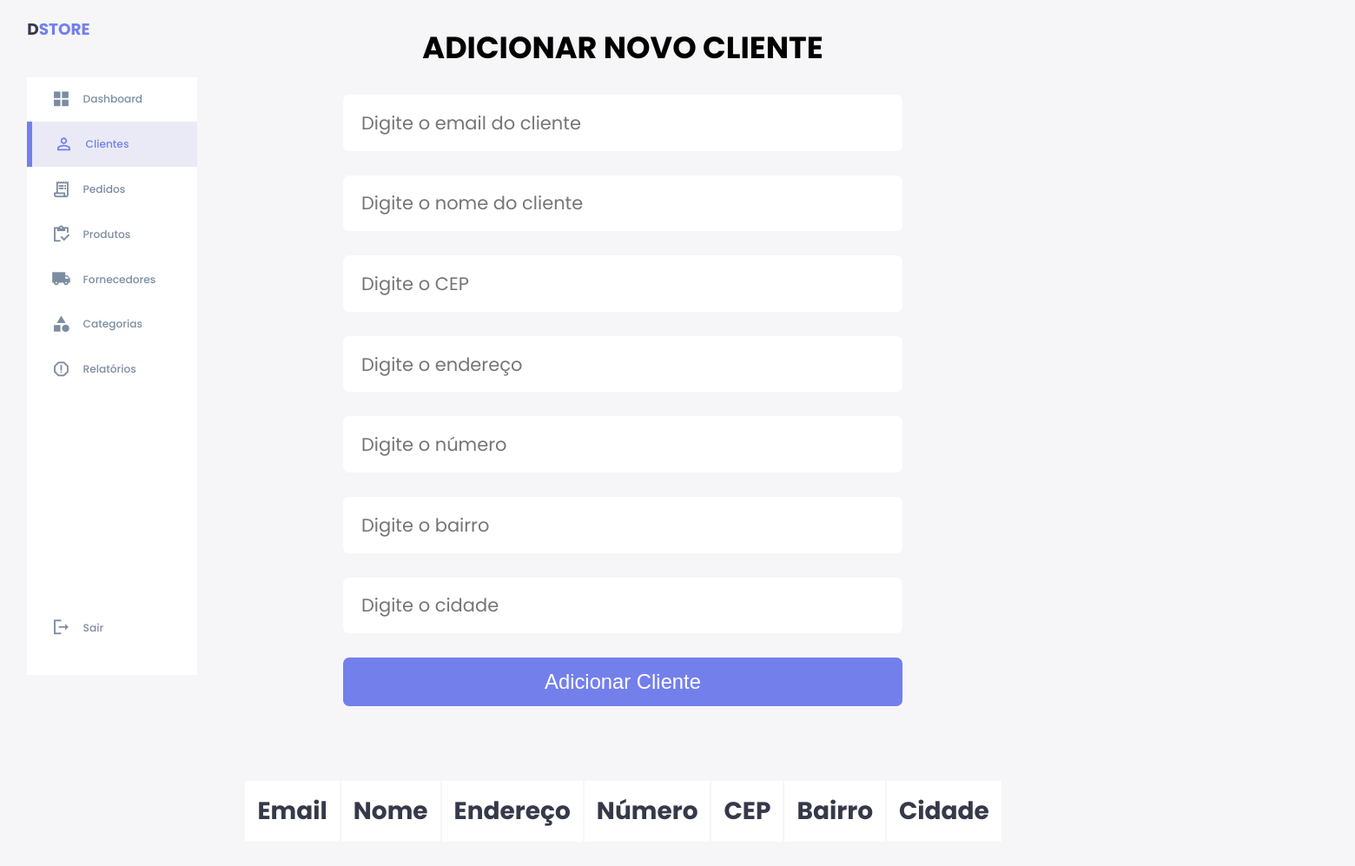
Before: /addCliente.php with the older database file.
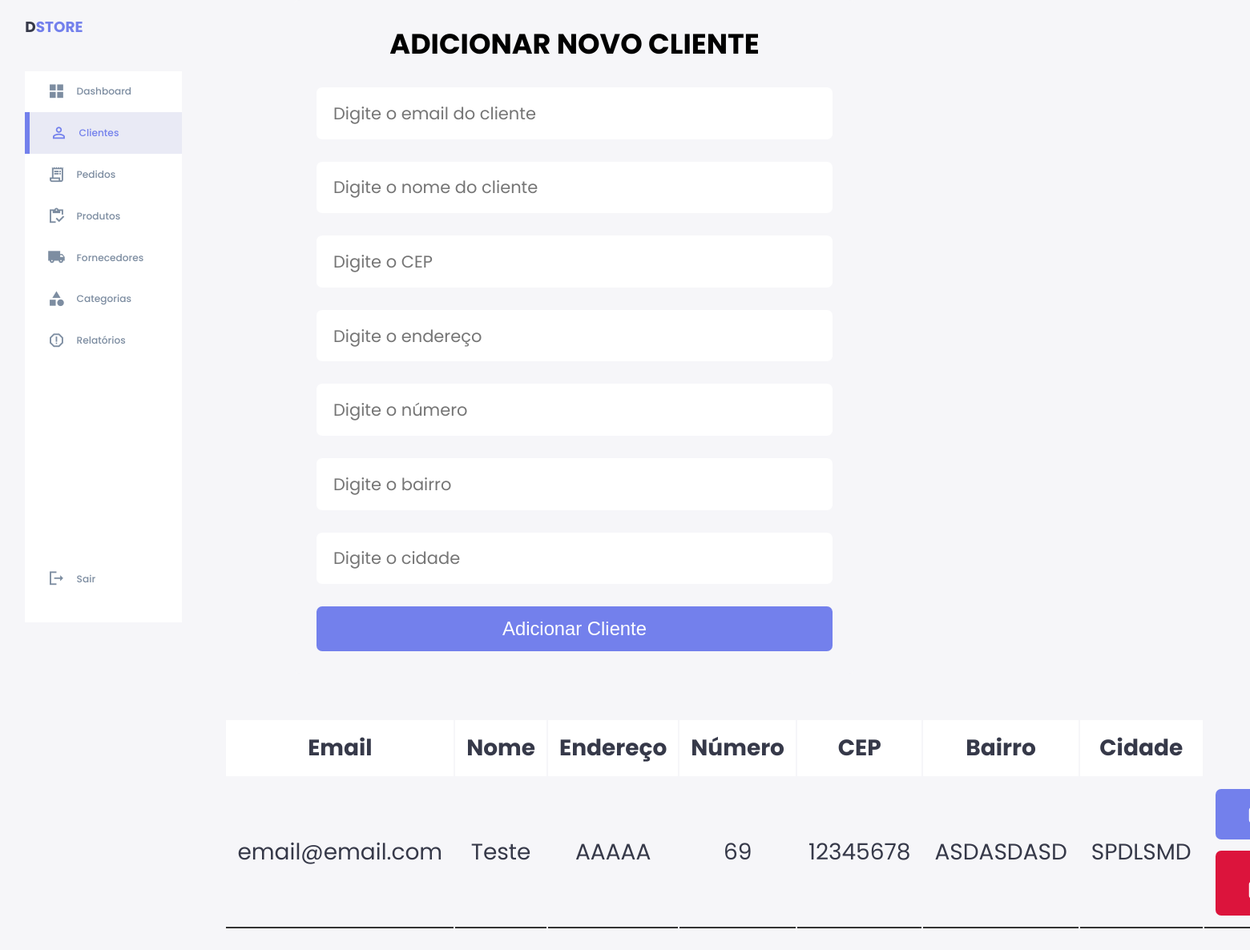
After: the same page with the newer database file.
### tables this page shows
CREATE TABLE `cliente` (
  `idCliente` int(255) NOT NULL,
  `emailCliente` varchar(255) NOT NULL,
  `nomeCliente` varchar(255) NOT NULL,
  `logradouro` varchar(500) NOT NULL,
  `numero` varchar(8) NOT NULL,
  `cep` varchar(8) NOT NULL,
  `bairro` varchar(255) NOT NULL,
  `cidade` varchar(255) NOT NULL
);

### addCliente.php (the view, shortened to what this page needs)
<?php
@include 'config.php';
?>
<!DOCTYPE html>
<html lang="pt-br">
<head>
  <link rel="stylesheet" href="styles/crudCliente.css" />
  <link rel="stylesheet" href="https://cdnjs.cloudflare.com/ajax/libs/font-awesome/6.2.0/css/all.min.css" />
</head>
<body>
  <div class="container">
    <aside>
      <div class="top">
        <div class="logo">
          <h2>D<span class="logo-color">STORE</span></h2>
        </div>
      </div>
      <div class="sidebar">
        <a href="dashboard.php">
          <span class="material-icons-sharp">grid_view</span>
          <h3>Dashboard</h3>
        </a>
        <a href="addCliente.php" class="active">
          <span class="material-icons-sharp">person_outline</span>
          <h3>Clientes</h3>
        </a>
        <a href="addPedido.php">
          <span class="material-icons-sharp">receipt_long</span>
          <h3>Pedidos</h3>
        </a>
        <a href="addProduto.php">
          <span class="material-icons-sharp">inventory</span>
          <h3>Produtos</h3>
        </a>
        <a href="addFornecedor.php">
          <span class="material-icons-sharp">local_shipping</span>
          <h3>Fornecedores</h3>
        </a>
        <a href="addCategoria.php">
          <span class="material-icons-sharp">
          </span>
          <h3>Categorias</h3>
        </a>
        <a href="gerarRelatorio.php">
          <span class="material-icons-sharp">report_gmailerrorred</span>
          <h3>Relatórios</h3>
        </a>
        <a href="index.php">
          <span class="material-icons-sharp"><?php logout() ?>logout</span>
          <h3>Sair</h3>
        </a>
      </div>
    </aside>
    <div class="admin-product-form-container">
      <form action="<?php $_SERVER['PHP_SELF'] ?>" method="post" enctype="multipart/form-data">
        <h2>Adicionar novo cliente</h2>
        <input type="email" placeholder="Digite o email do cliente" name="client_email" class="box" />
        <input type="text" placeholder="Digite o nome do cliente" name="client_name" class="box" />
        <input type="text" placeholder="Digite o CEP" name="client_cep" class="box" />
        <input type="text" placeholder="Digite o endereço" name="client_address" class="box" />
        <input type="text" placeholder="Digite o número" name="client_number" class="box" />
        <input type="text" placeholder="Digite o bairro" name="client_district" class="box" />
        <input type="text" placeholder="Digite o cidade" name="client_city" class="box" />
        <input type="submit" class="btn" name="add_client" value="Adicionar Cliente" />
      </form>
      <?php
      $select = mysqli_query($conn, "SELECT * FROM cliente");
      ?>
      <div class="product-container">
        <div class="product-display">
          <table class="product-display-table">
            <thead>
              <tr>
                <th>Email</th>
                <th>Nome</th>
                <th>Endereço</th>
                <th>Número</th>
                <th>CEP</th>
                <th>Bairro</th>
                <th>Cidade</th>
              </tr>
            </thead>
            <?php while ($row = mysqli_fetch_assoc($select)) { ?>
              <tr>
                <td><?php echo $row['emailCliente']; ?></td>
                <td><?php echo $row['nomeCliente']; ?></td>
                <td><?php echo $row['logradouro']; ?></td>
                <td><?php echo $row['numero']; ?></td>
                <td><?php echo $row['cep']; ?></td>
                <td><?php echo $row['bairro']; ?></td>
                <td><?php echo $row['cidade']; ?></td>
                <td>
                  <a href="editarCliente.php?edit=<?php echo $row['idCliente']; ?>" class="btn"> <i class="fas fa-edit"> edit </i> </a>
                  <a href="addCliente.php?delete=<?php echo $row['idCliente']; ?>" class="btn"> <i class="fas fa-trash"> delete </i> </a>
                </td>
              </tr>
            <?php }; ?>
          </table>
        </div>
      </div>
    </div>
  </div>
</body>
</html>

Changed rows visible on the page:
added cliente: emailCliente "email@email.com", nomeCliente "Teste", logradouro "AAAAA", numero "69", cep "12345678", bairro "ASDASDASD", cidade "SPDLSMD"
